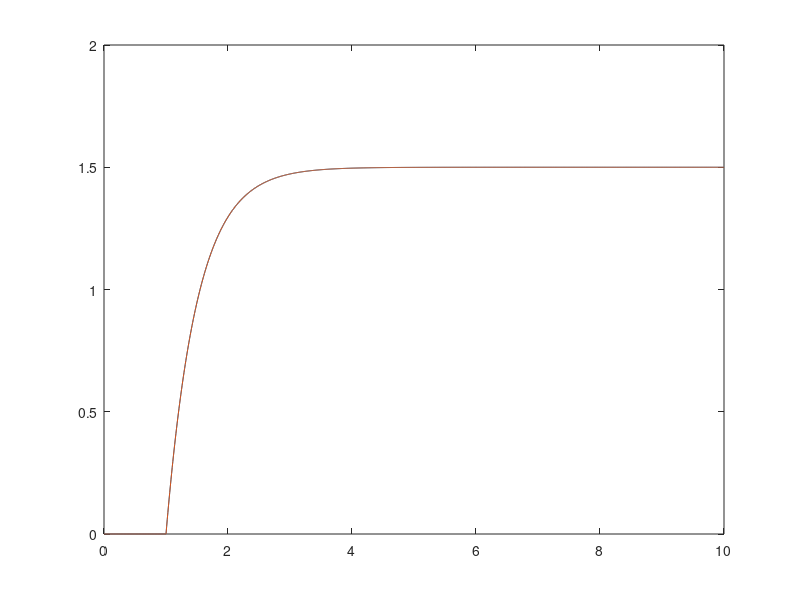

This figure's MATLAB source:
clear all
close all
t = [];
y = [];
u = [];
for tt=0:0.01:10
    t = [t;tt];
    if tt < 1
        y = [y; 0];
        u = [u; 0];
    else    
        y = [y; 1.5*(1-exp(-2*(tt-1)))];
        u = [u; 1];
    end        
end    
figure(1)
plot(t,[y y])
        